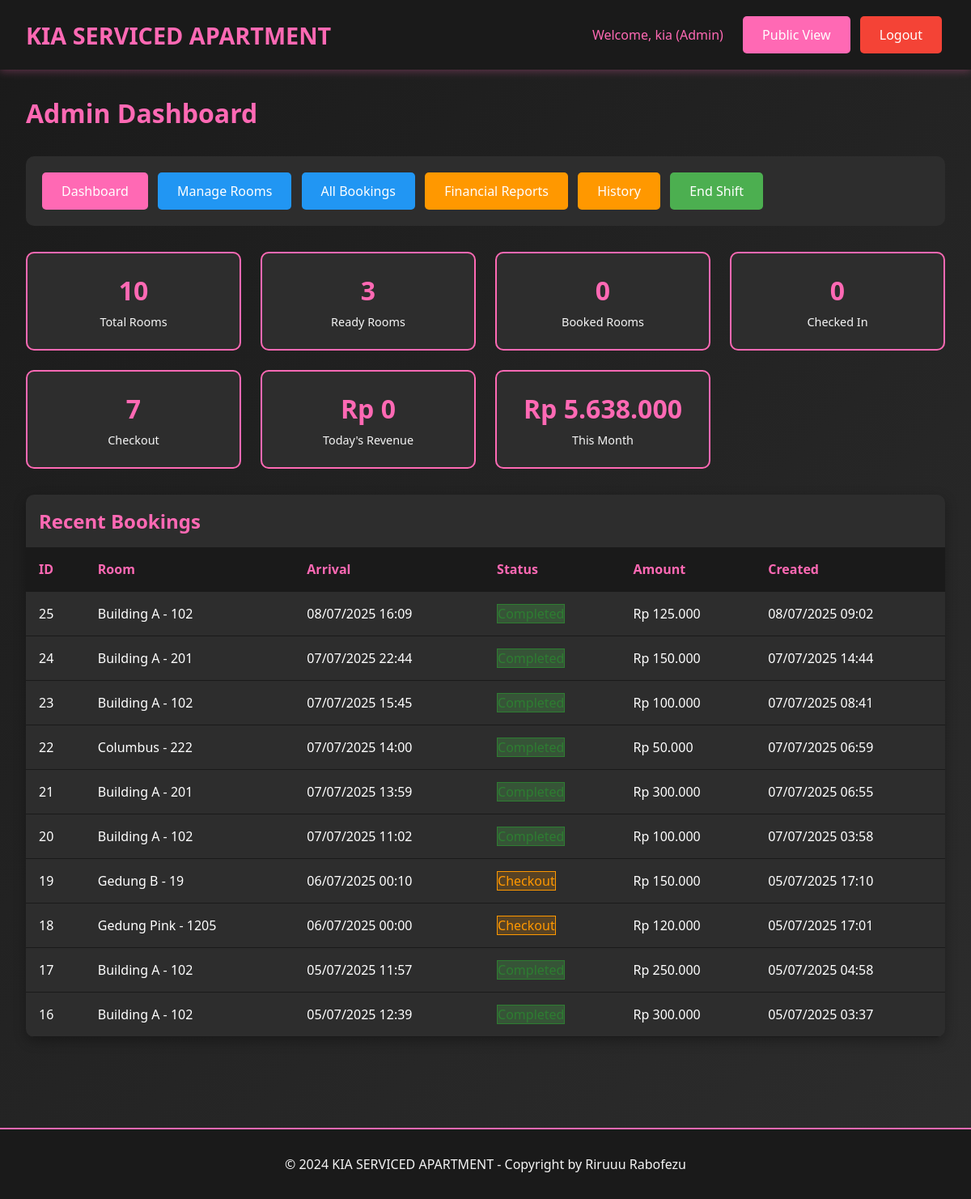
The app's page /admin/dashboard.php (signed in), older data.
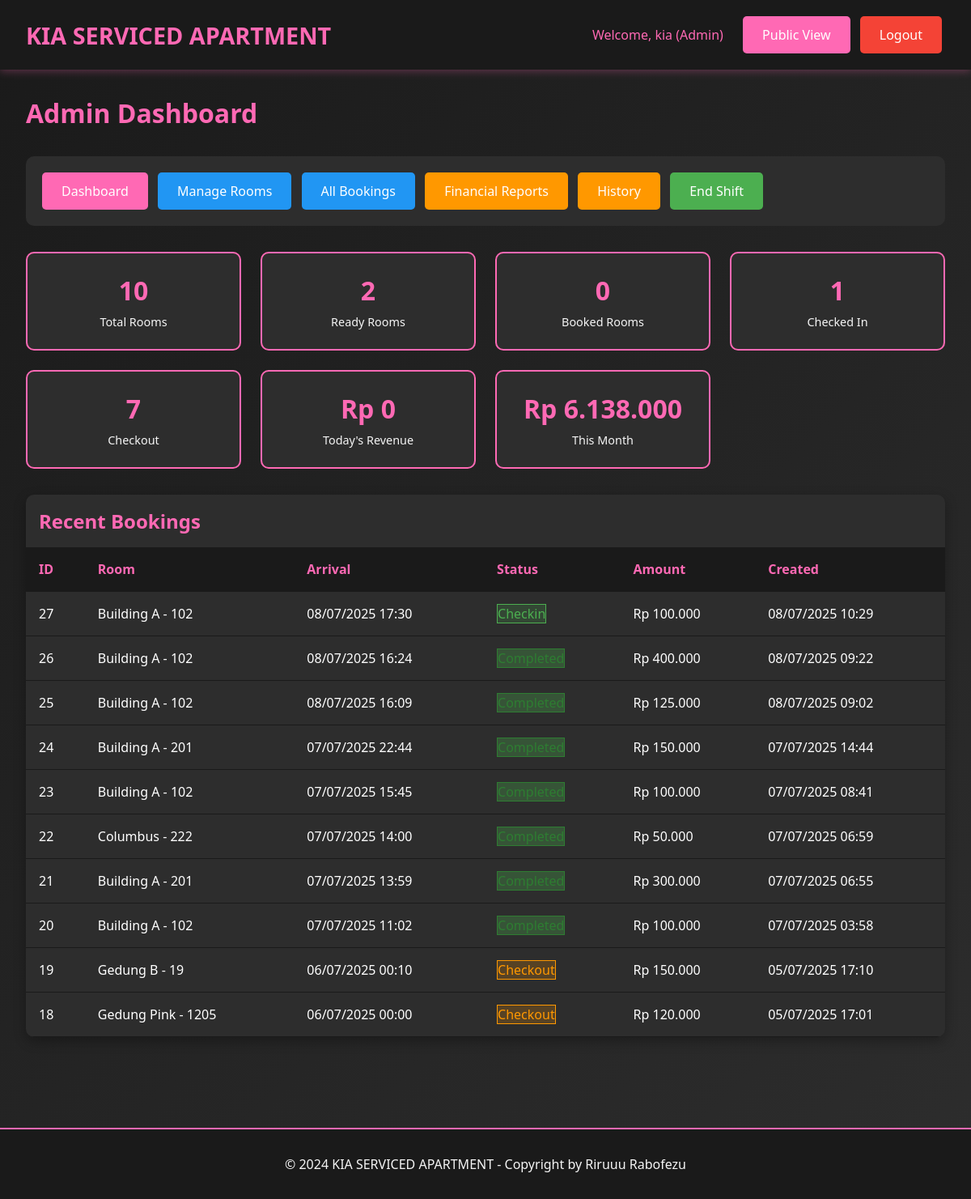
The same page, newer data.
### tables this page shows
CREATE TABLE `bookings` (
  `id` int(11) NOT NULL,
  `room_id` int(11) NOT NULL,
  `guest_name` varchar(100) NOT NULL,
  `arrival_time` datetime NOT NULL,
  `phone_number` varchar(20) NOT NULL,
  `duration_type` enum('transit','fullday') NOT NULL,
  `duration_hours` int(11) NOT NULL,
  `price_amount` decimal(10,2) NOT NULL,
  `payment_method` varchar(50) NOT NULL,
  `deposit_type` enum('cash','id_card','no_deposit') NOT NULL,
  `deposit_amount` decimal(10,2) DEFAULT '0.00',
  `notes` text,
  `status` enum('booked','checkin','checkout','cancelled','no_show','completed') DEFAULT 'booked',
  `checkin_time` datetime DEFAULT NULL,
  `checkout_time` datetime DEFAULT NULL,
  `extra_time_hours` int(11) DEFAULT '0',
  `extra_time_amount` decimal(10,2) DEFAULT '0.00',
  `refund_amount` decimal(10,2) DEFAULT '0.00',
  `refund_method` varchar(50) DEFAULT NULL,
  `created_by` int(11) NOT NULL,
  `created_at` timestamp NOT NULL DEFAULT CURRENT_TIMESTAMP,
  `updated_at` timestamp NOT NULL DEFAULT CURRENT_TIMESTAMP ON UPDATE CURRENT_TIMESTAMP
);

CREATE TABLE `rooms` (
  `id` int(11) NOT NULL,
  `location` varchar(100) NOT NULL,
  `floor_number` int(11) NOT NULL,
  `room_number` varchar(20) NOT NULL,
  `room_type` varchar(50) NOT NULL,
  `wifi_name` varchar(100) DEFAULT NULL,
  `wifi_password` varchar(100) DEFAULT NULL,
  `status` enum('ready','booked','checkin','checkout') DEFAULT 'ready',
  `created_at` timestamp NOT NULL DEFAULT CURRENT_TIMESTAMP,
  `updated_at` timestamp NOT NULL DEFAULT CURRENT_TIMESTAMP ON UPDATE CURRENT_TIMESTAMP
);

### includes/config.php (called while the page is built, shortened)
<?php
function formatCurrency($amount) {
    return 'Rp ' . number_format($amount, 0, ',', '.');
}
function formatDateTime($datetime) {
    return date('d/m/Y H:i', strtotime($datetime));
}
?>

### admin/dashboard.php (the view, shortened to what the changed rows need)
<?php
require_once '../includes/config.php';
$stats = [];
$stmt = $pdo->query("SELECT COUNT(*) as total FROM rooms");
$stats['total_rooms'] = $stmt->fetch()['total'];
$stmt = $pdo->query("SELECT
    SUM(CASE WHEN (SELECT COUNT(*) FROM bookings WHERE room_id = r.id AND status IN ('booked', 'checkin', 'checkout')) = 0 THEN 1 ELSE 0 END) as ready,
    SUM(CASE WHEN (SELECT COUNT(*) FROM bookings WHERE room_id = r.id AND status = 'booked') > 0 THEN 1 ELSE 0 END) as booked,
    SUM(CASE WHEN (SELECT COUNT(*) FROM bookings WHERE room_id = r.id AND status = 'checkin') > 0 THEN 1 ELSE 0 END) as checkin,
    SUM(CASE WHEN (SELECT COUNT(*) FROM bookings WHERE room_id = r.id AND status = 'checkout') > 0 THEN 1 ELSE 0 END) as checkout
    FROM rooms r");
$room_stats = $stmt->fetch();
$stmt = $pdo->prepare("SELECT SUM(amount) as total FROM transactions WHERE DATE(transaction_date) = CURDATE() AND amount > 0");
$stmt->execute();
$stats['today_revenue'] = $stmt->fetch()['total'] ?? 0;
$stmt = $pdo->prepare("SELECT SUM(amount) as total FROM transactions WHERE MONTH(transaction_date) = MONTH(CURDATE()) AND YEAR(transaction_date) = YEAR(CURDATE()) AND amount > 0");
$stmt->execute();
$stats['month_revenue'] = $stmt->fetch()['total'] ?? 0;
$stmt = $pdo->prepare("SELECT b.*, r.room_number, r.location FROM bookings b
                      JOIN rooms r ON b.room_id = r.id
                      ORDER BY b.created_at DESC LIMIT 10");
$stmt->execute();
$recent_bookings = $stmt->fetchAll();
?>
<!DOCTYPE html>
<html lang="id">
<head>
    <link rel="stylesheet" href="../assets/css/style.css">
</head>
<body>
    <div class="container">
        <h1 style="color: var(--primary-pink); margin-bottom: 2rem;">Admin Dashboard</h1>
        <div class="dashboard-grid">
            <div class="stat-card">
                <div class="stat-number"><?php echo $room_stats['ready']; ?></div>
                <div class="stat-label">Ready Rooms</div>
            </div>
            <div class="stat-card">
                <div class="stat-number"><?php echo $room_stats['checkin']; ?></div>
                <div class="stat-label">Checked In</div>
            </div>
            <div class="stat-card">
                <div class="stat-number"><?php echo formatCurrency($stats['month_revenue']); ?></div>
                <div class="stat-label">This Month</div>
            </div>
        </div>
        <div class="table-container">
            <h2 style="color: var(--primary-pink); margin: 1rem;">Recent Bookings</h2>
            <table class="table">
                <thead>
                    <tr>
                        <th>ID</th>
                        <th>Room</th>
                        <th>Arrival</th>
                        <th>Status</th>
                        <th>Amount</th>
                        <th>Created</th>
                    </tr>
                </thead>
                <tbody>
                    <?php foreach ($recent_bookings as $booking): ?>
                    <tr>
                        <td><?php echo $booking['id']; ?></td>
                        <td><?php echo htmlspecialchars($booking['location'] . ' - ' . $booking['room_number']); ?></td>
                        <td><?php echo formatDateTime($booking['arrival_time']); ?></td>
                        <td>
                            <span class="status-<?php echo $booking['status']; ?>">
                                <?php echo ucfirst($booking['status']); ?>
                            </span>
                        </td>
                        <td><?php echo formatCurrency($booking['price_amount']); ?></td>
                        <td><?php echo formatDateTime($booking['created_at']); ?></td>
                    </tr>
                    <?php endforeach; ?>
                </tbody>
            </table>
        </div>
    </div>
</body>
</html>

Row changes from the older to the newer data that the page shows:
no longer on this page (row unchanged): bookings: id "17", room.room_number "Building A - 102", arrival_time "05/07/2025 11:57", status "Completed", price_amount "Rp 250.000", created_at "05/07/2025 04:58"
no longer on this page (row unchanged): bookings: id "16", room.room_number "Building A - 102", arrival_time "05/07/2025 12:39", status "Completed", price_amount "Rp 300.000", created_at "05/07/2025 03:37"
added bookings: id "27", room.room_number "Building A - 102", arrival_time "08/07/2025 17:30", status "Checkin", price_amount "Rp 100.000", created_at "08/07/2025 10:29"
added bookings: id "26", room.room_number "Building A - 102", arrival_time "08/07/2025 16:24", status "Completed", price_amount "Rp 400.000", created_at "08/07/2025 09:22"
Text that changed along with them:
$room_stats['ready']: "3" → "2"
$room_stats['checkin']: "0" → "1"
formatCurrency($stats['month_revenue']): "Rp 5.638.000" → "Rp 6.138.000"
